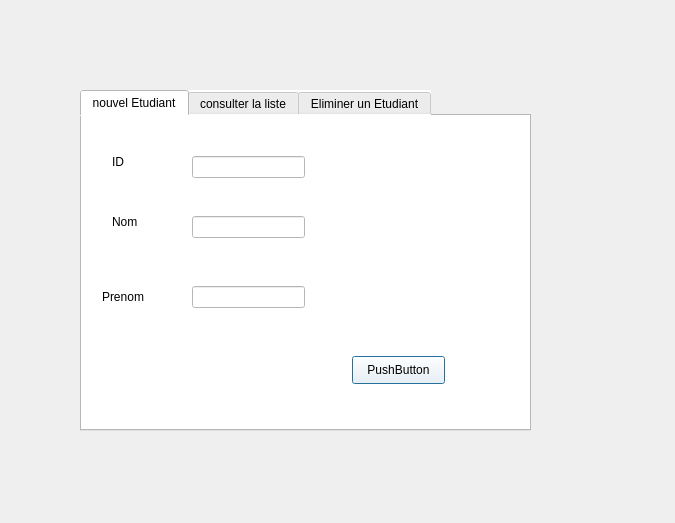
<?xml version="1.0" encoding="UTF-8"?>
<ui version="4.0">
 <class>Dialog</class>
 <widget class="QDialog" name="Dialog">
  <property name="geometry">
   <rect>
    <x>0</x>
    <y>0</y>
    <width>675</width>
    <height>523</height>
   </rect>
  </property>
  <property name="windowTitle">
   <string>Dialog</string>
  </property>
  <widget class="QTabWidget" name="tabWidget">
   <property name="geometry">
    <rect>
     <x>80</x>
     <y>90</y>
     <width>451</width>
     <height>341</height>
    </rect>
   </property>
   <property name="styleSheet">
    <string notr="true">background-color: rgb(255, 255, 255);</string>
   </property>
   <property name="currentIndex">
    <number>0</number>
   </property>
   <widget class="QWidget" name="aa">
    <property name="styleSheet">
     <string notr="true">background-color: rgb(255, 255, 255);</string>
    </property>
    <attribute name="title">
     <string>nouvel Etudiant</string>
    </attribute>
    <widget class="QLabel" name="label">
     <property name="geometry">
      <rect>
       <x>30</x>
       <y>30</y>
       <width>31</width>
       <height>31</height>
      </rect>
     </property>
     <property name="styleSheet">
      <string notr="true">font: 14pt &quot;MS Shell Dlg 2&quot;;</string>
     </property>
     <property name="text">
      <string>ID</string>
     </property>
    </widget>
    <widget class="QLabel" name="label_2">
     <property name="geometry">
      <rect>
       <x>30</x>
       <y>90</y>
       <width>51</width>
       <height>31</height>
      </rect>
     </property>
     <property name="styleSheet">
      <string notr="true">font: 14pt &quot;MS Shell Dlg 2&quot;;</string>
     </property>
     <property name="text">
      <string>Nom</string>
     </property>
    </widget>
    <widget class="QLabel" name="label_3">
     <property name="geometry">
      <rect>
       <x>20</x>
       <y>160</y>
       <width>81</width>
       <height>41</height>
      </rect>
     </property>
     <property name="styleSheet">
      <string notr="true">font: 14pt &quot;MS Shell Dlg 2&quot;;</string>
     </property>
     <property name="text">
      <string>Prenom</string>
     </property>
    </widget>
    <widget class="QLineEdit" name="lineEdit_id">
     <property name="geometry">
      <rect>
       <x>110</x>
       <y>40</y>
       <width>113</width>
       <height>22</height>
      </rect>
     </property>
    </widget>
    <widget class="QLineEdit" name="lineEdit_nom">
     <property name="geometry">
      <rect>
       <x>110</x>
       <y>100</y>
       <width>113</width>
       <height>22</height>
      </rect>
     </property>
    </widget>
    <widget class="QLineEdit" name="lineEdit_prenom">
     <property name="geometry">
      <rect>
       <x>110</x>
       <y>170</y>
       <width>113</width>
       <height>22</height>
      </rect>
     </property>
    </widget>
    <widget class="QPushButton" name="pushButton_2">
     <property name="geometry">
      <rect>
       <x>270</x>
       <y>240</y>
       <width>93</width>
       <height>28</height>
      </rect>
     </property>
     <property name="text">
      <string>PushButton</string>
     </property>
    </widget>
   </widget>
   <widget class="QWidget" name="tab_2">
    <attribute name="title">
     <string>consulter la liste</string>
    </attribute>
    <widget class="QTableView" name="tableView">
     <property name="geometry">
      <rect>
       <x>40</x>
       <y>50</y>
       <width>351</width>
       <height>192</height>
      </rect>
     </property>
    </widget>
    <widget class="QPushButton" name="pushButton">
     <property name="geometry">
      <rect>
       <x>40</x>
       <y>260</y>
       <width>93</width>
       <height>28</height>
      </rect>
     </property>
     <property name="text">
      <string>PushButton</string>
     </property>
    </widget>
    <widget class="QPushButton" name="pushButton_3">
     <property name="geometry">
      <rect>
       <x>250</x>
       <y>260</y>
       <width>93</width>
       <height>28</height>
      </rect>
     </property>
     <property name="text">
      <string>PushButton</string>
     </property>
    </widget>
   </widget>
   <widget class="QWidget" name="tab_3">
    <attribute name="title">
     <string>Eliminer un Etudiant</string>
    </attribute>
    <widget class="QLabel" name="label_4">
     <property name="geometry">
      <rect>
       <x>50</x>
       <y>80</y>
       <width>41</width>
       <height>31</height>
      </rect>
     </property>
     <property name="text">
      <string>ID</string>
     </property>
    </widget>
    <widget class="QLineEdit" name="lineEdit_IDS">
     <property name="geometry">
      <rect>
       <x>100</x>
       <y>80</y>
       <width>151</width>
       <height>31</height>
      </rect>
     </property>
    </widget>
    <widget class="QPushButton" name="pushButton_supp">
     <property name="geometry">
      <rect>
       <x>230</x>
       <y>180</y>
       <width>93</width>
       <height>28</height>
      </rect>
     </property>
     <property name="text">
      <string>Supprimer</string>
     </property>
    </widget>
   </widget>
  </widget>
 </widget>
 <resources/>
 <connections/>
</ui>
